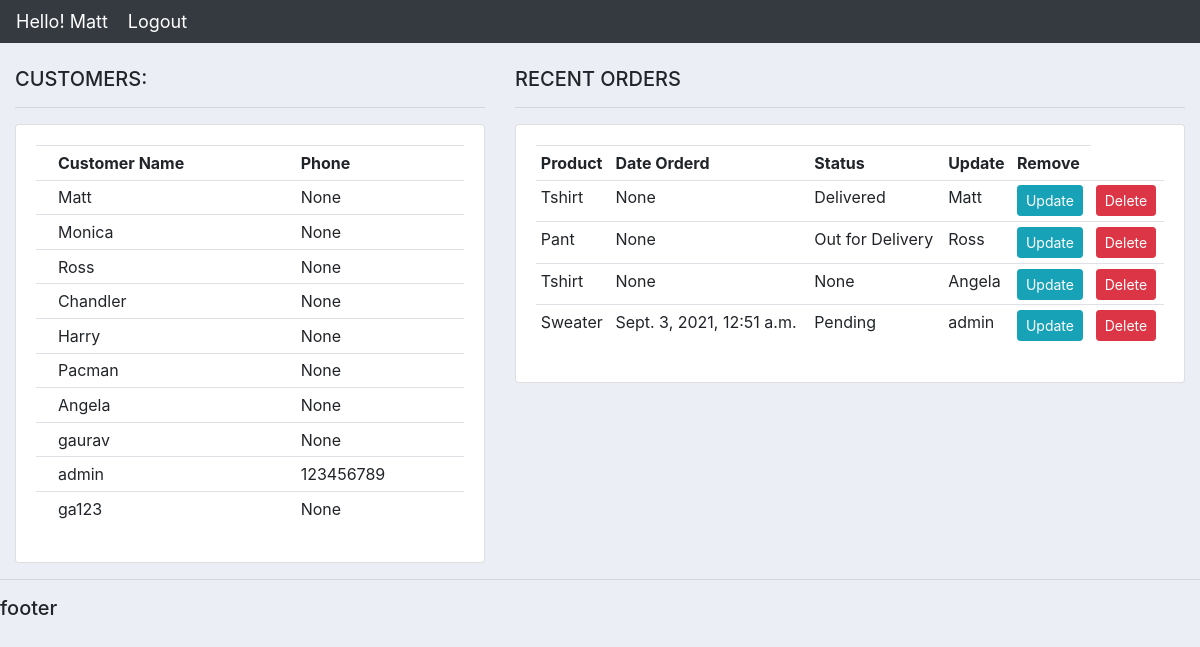
The app's page / (signed in) with its own data.
### Accounts/models.py (models this page shows, shortened)
class Customer(models.Model):
	user = models.OneToOneField(User, null=True, on_delete =models.CASCADE)
	name = models.CharField(max_length=200, null=True)
	phone = models.CharField(max_length=200, null=True)
	email = models.CharField(max_length=200, null=True)
	date_created = models.DateTimeField(auto_now_add=True, null=True)

class Order(models.Model):
	STATUS = (
			("Pending", "Pending" ),
			("Out for Delivery", "Out for Delivery"),
			("Delivered", "Delivered"),
		)
	customer = models.ForeignKey(Customer, null=True, on_delete=models.SET_NULL)
	product = models.ForeignKey(Product, null=True, on_delete=models.SET_NULL)
	date_created = models.DateTimeField(auto_now_add=True, null=True)
	status = models.CharField(max_length=200, null=True, choices=STATUS)
	note = models.CharField(max_length=200, null=True)

class Product(models.Model):
	CATEGORY = (
			('Indoor', 'Indoor'),
			('Outdoor', 'Outdoor'),
		)
	name = models.CharField(max_length=20, null=True)
	price = models.FloatField(null=True)
	category = models.CharField(max_length=200, null=True, choices = CATEGORY)
	description = models.CharField(max_length=200, null=True, blank=True)
	date_created = models.DateTimeField(auto_now_add=True, null=True)
	tags = models.ManyToManyField(Tag)
	def __str__(self):
		return self.name

### Accounts/decorators.py (the view)
        def wrapper_func(request, *args, **kwargs):
            group = None
            if request.user.groups.exists():
                group = request.user.groups.all()[0].name
                print(group)
            if group in allowed_roles:
                return view_func(request, *args, **kwargs)
            else:
                return HttpResponse("You are not authorized person")

### Accounts/views.py (called while the page is built)
@allowed_users(allowed_roles=['admin'])
def home(request):
    orders = Order.objects.all()
    customers = Customer.objects.all()
    total_customers = customers.count()
    total_orders = orders.count()
    delivered = orders.filter(status="Delivered").count()
    pending = orders.filter(status="Pending").count()
    context = {'orders': orders, 'customers': customers,
               'total_orders': total_orders, 'delivered': delivered,
               'pending': pending
               }
    return render(request, "accounts/dashboard.html", context)

### Accounts/templates/accounts/dashboard.html
{% extends 'accounts/main.html' %}
{% block content %}
<br>
<div class="row">
	<div class="col-md-5">
		<h5>CUSTOMERS:</h5>
		<hr>
		<div class="card card-body">
			<table class="table table-sm">
				<tr>
					<th></th>
					<th>Customer Name</th>
					<th>Phone</th>
				</tr>
				{% for customer in customers %}
				<tr>
					<td></td>
					<td>{{customer.name}}</td>
					<td>{{customer.phone}}</td>
				</tr>
				{% endfor %}
			</table>
		</div>
	</div>
	<div class="col-md-7">
		<h5>RECENT ORDERS</h5>
		<hr>
		<div class="card card-body">
			<table class="table table-sm">
				<tr>
					<th>Product</th>
					<th>Date Orderd</th>
					<th>Status</th>
					<th>Update</th>
					<th>Remove</th>
				</tr>
				{% for order in orders %}
				<tr>
					<td>{{order.product}}</td>
					<td>{{order.date_created}}</td>
					<td>{{order.status}}</td>
					<td>{{order.customer.name}}</td>
					<td><a class="btn btn-sm btn-info" href="{% url 'update_order' order.id  %}">Update</a></td>
					<td><a class="btn btn-sm btn-danger" href="{% url 'delete_order' order.id %}">Delete</a></td>
				</tr>
				{% endfor %}
			</table>
		</div>
	</div>
</div>
{% endblock %}

### Accounts/templates/accounts/main.html (shortened to what this page needs)
{% load static %}
<!DOCTYPE html>
<html>
<head>
	<link rel="stylesheet" href="https://stackpath.bootstrapcdn.com/bootstrap/4.3.1/css/bootstrap.min.css">
	<link rel="stylesheet" type="text/css" href="{% static '/css/main.css'%}">
</head>
<body>
	{% include 'accounts/navbar.html' %}
	<div class="container-fluid">
		{% block content %}
		{% endblock %}
    </div>
	<hr>
	<h5>footer</h5>
</body>
</html>

### Accounts/templates/accounts/navbar.html (shortened to what this page needs)
{% load static %}
<nav class="navbar navbar-expand-lg navbar-dark bg-dark">
  <span class="hello-msg">Hello! {{request.user}} </span>
  <span ><a  class="hello-msg" href="{% url 'logout' %}">Logout</a></span>
</nav>

### static/css/main.css (style rules this page uses)
body { background-color: #ebeff5; }

### Accounts/templates/accounts/navbar.html (style rules this page uses)
.hello-msg { font-size: 18px; color: #fff; margin-right: 20px; }

### records on screen
Customer: name "Matt", phone "None"
Customer: name "Monica", phone "None"
Customer: name "Ross", phone "None"
Customer: name "Chandler", phone "None"
Customer: name "Harry", phone "None"
Customer: name "Pacman", phone "None"
Customer: name "Angela", phone "None"
Customer: name "gaurav", phone "None"
Customer: name "admin", phone "123456789"
Customer: name "ga123", phone "None"
Order: product "Tshirt", date_created "None", status "Delivered", customer.name "Matt"
Order: product "Pant", date_created "None", status "Out for Delivery", customer.name "Ross"
Order: product "Tshirt", date_created "None", status "None", customer.name "Angela"
Order: product "Sweater", date_created "Sept. 3, 2021, 12:51 a.m.", status "Pending", customer.name "admin"

### other values on screen
{{ request.user }} "Matt"
